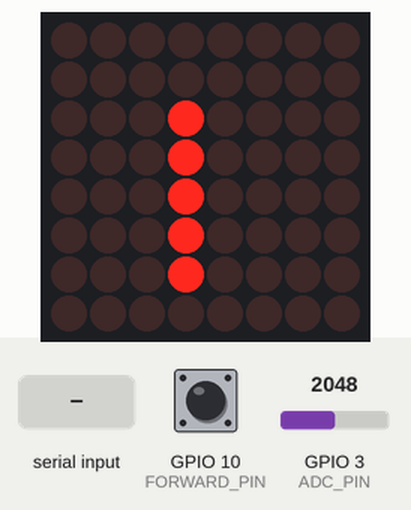
Simulated run of this program. Board: ESP32-S3. Parts: 8×8 LED matrix. Wiring (inferred from the names in the program): MAX7219 LED driver (orientation assumed): data GPIO 6; clock GPIO 4; CS GPIO 5. Inputs (shaded band) come from the test bench; at power-on: GPIO 10 (FORWARD_PIN) HIGH, GPIO 3 (ADC_PIN) = 2048 (analog values on the 0–4095 scale). Random numbers use the default seed unless the program sets one; EEPROM starts erased; what the program prints to the serial monitor is not drawn.

Above: at 1.2 s.
1.3 s: "BEGIN\n" received over Serial
At 2.6 s:
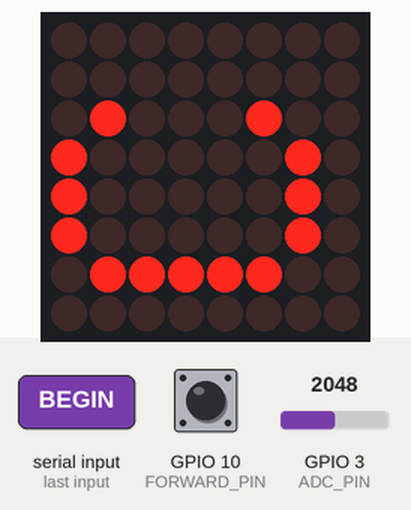
2.9 s: GPIO 10 (FORWARD_PIN) pulled LOW for 0.15 s
4.5 s: "CAP \n" received over Serial
6.0 s: "SET \n" received over Serial
Timing chart, 0 to 8.5 s (numbered marks = the images above; inputs shaded):
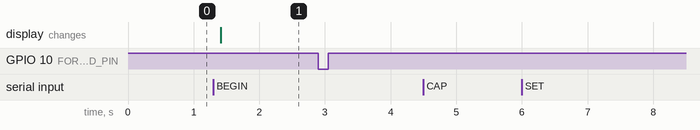

Measured:
- after the input at 1.3 s, the display: changes after 0.11 s (image 1)
- after the input at 2.9 s, every drawn part: stays the same
- after the input at 4.5 s, every drawn part: stays the same
- after the input at 6.0 s, every drawn part: stays the same

The program:

main.cpp
```cpp
#include <Arduino.h>
#include "matrix_display.h"
#include <Preferences.h>
#include <esp_system.h>
#ifdef JR_USE_AS5600
#include "as5600_input.h"
#endif

// 2026-10-21: validated matrix pins 6/5/4; potentiometer wiper GPIO3.
constexpr int ADC_PIN = 3;
constexpr int FORWARD_PIN = 10;
bool forwardRaw = false, forwardPressed = false;
uint32_t forwardChangedAt = 0, forwardCount = 0;
// Real EB/B8 centers are 16 ADC counts apart; keep a 12-count floor.
constexpr int COUNT = 15, MIN_GAP = 12;
const char *const names[COUNT] = {
    "EB", "B8", "B7", "B6", "B5", "B4", "B3", "B2", "B1", "N",
    "P1", "P2", "P3", "P4", "P5"
};
struct Calibration {
    uint32_t magic;
#ifdef JR_USE_AS5600
    uint16_t origin;
#endif
    uint16_t centers[COUNT];
};
#ifdef JR_USE_AS5600
constexpr uint32_t MAGIC = 0x4a520201;
const char *const CAL_NAMESPACE = "jr-as56", *const SOURCE = "AS5600";
#else
constexpr uint32_t MAGIC = 0x4a520101;
const char *const CAL_NAMESPACE = "jr-m3", *const SOURCE = "ADC";
#endif
Calibration saved{}, pending{};
uint16_t captured = 0, rawAdc = 0, filtered = 0;
bool calibrated = false, collecting = false, filterReady = false;
bool positionValid = true, sensorFaultPending = false;
uint8_t sensorStatus = 0;
int notch = -1;
uint32_t bootId, sequence = 0, sampleAt = 0, reportAt = 0, displayAt = 0;
char command[64]; size_t commandLen = 0;
bool discardLine = false;
Preferences prefs;

bool validCalibration(const Calibration &c) {
    if (c.magic != MAGIC) return false;
    int direction = c.centers[1] > c.centers[0] ? 1 : -1;
    for (int i = 0; i < COUNT; ++i) if (c.centers[i] > 4095) return false;
    for (int i = 1; i < COUNT; ++i)
        if (direction * (int(c.centers[i]) - int(c.centers[i-1])) < MIN_GAP) return false;
#ifdef JR_USE_AS5600
    return c.origin <= 4095;
#else
    return abs(int(c.centers[COUNT-1]) - int(c.centers[0])) >= 500;
#endif
}

void ack(const char *message) {
    Serial.printf("{\"v\":1,\"type\":\"ack\",\"message\":\"%s\"}\n", message);
}

void scanDisplay() {
#ifdef JR_USE_AS5600
    Serial.println("{\"v\":1,\"type\":\"display\",\"driver\":\"MAX7219\",\"din\":6,\"cs\":5,\"clk\":4,\"sensor\":\"AS5600\",\"sda\":7,\"scl\":15,\"readback\":false}");
#else
    // MAX7219 has no readback; this reports configuration, not detected hardware.
    Serial.println("{\"v\":1,\"type\":\"display\",\"driver\":\"MAX7219\",\"din\":6,\"cs\":5,\"clk\":4,\"adc_pin\":3,\"readback\":false}");
#endif
}

void runCommand(char *s) {
    if (!strcmp(s, "BEGIN")) {
        collecting = true; captured = 0; pending = {}; pending.magic = MAGIC; notch = -1;
        ack("calibration_started");
    } else if (!strncmp(s, "CAP ", 4)) {
        if (!collecting || !filterReady) { ack("error_begin_first"); return; }
        int index = -1;
        for (int i = 0; i < COUNT; ++i) if (!strcmp(s+4, names[i])) index = i;
        if (index < 0) { ack("error_notch_name"); return; }
#ifdef JR_USE_AS5600
        uint16_t first, next;
        if (!readAS5600(first, sensorStatus)) { sensorFaultPending = true; ack("error_sensor_invalid"); return; }
        int32_t sum = 0;
        for (int i = 0; i < 16; ++i) {
            if (!readAS5600(next, sensorStatus)) { sensorFaultPending = true; ack("error_sensor_invalid"); return; }
            sum += angleDelta(first, next);
        }
        pending.centers[index] = (int(first) + int(lroundf(sum/16.0f)) + 4096) & 4095;
#else
        // Operator holds the detent still; average samples without changing GPIO direction.
        uint32_t sum = 0;
        for (int i = 0; i < 32; ++i) sum += analogRead(ADC_PIN);
        pending.centers[index] = (sum + 16) / 32;
#endif
        captured |= uint16_t(1U << index);
        Serial.printf("{\"v\":1,\"type\":\"capture\",\"notch\":\"%s\",\"adc\":%u,\"mask\":%u}\n",
                      names[index], pending.centers[index], captured);
    } else if (!strncmp(s, "SET ", 4)) {
#ifdef JR_USE_AS5600
        ack("error_as5600_use_physical_capture"); return;
#else
        // Restore a measured backup after flashing; SAVE still validates all 15 points.
        if (!collecting) { ack("error_begin_first"); return; }
        char name[8], extra; unsigned int value;
        if (sscanf(s+4, "%7s %u %c", name, &value, &extra) != 2 || value > 4095) {
            ack("error_restore_value"); return;
        }
        int index = -1;
        for (int i = 0; i < COUNT; ++i) if (!strcmp(name, names[i])) index = i;
        if (index < 0) { ack("error_notch_name"); return; }
        pending.centers[index] = value; captured |= uint16_t(1U << index);
        ack("center_restored");
#endif
    } else if (!strcmp(s, "SAVE")) {
        if (!collecting || captured != 0x7fff) { ack("error_capture_all_15"); return; }
        Calibration candidate = pending;
#ifdef JR_USE_AS5600
        if (!normalizeAngles(pending.centers, candidate.centers, candidate.origin)) {
            ack("error_angles_need_ordered_15_positions_spacing12"); return;
        }
#endif
        if (!validCalibration(candidate)) { ack("error_centers_need_monotonic_spacing12_span500"); return; }
        if (!prefs.begin(CAL_NAMESPACE, false)) { ack("error_nvs_open"); return; }
        size_t written = prefs.putBytes("cal", &candidate, sizeof(candidate)); prefs.end();
        if (written != sizeof(pending)) { ack("error_nvs_write"); return; }
        saved = candidate; calibrated = true; collecting = false; notch = -1;
        ack("calibration_saved");
    } else if (!strcmp(s, "CANCEL")) {
        collecting = false; notch = -1; ack("calibration_cancelled");
    } else if (!strcmp(s, "DUMP")) {
        const Calibration &c = collecting ? pending : saved;
        for (int i = 0; i < COUNT; ++i)
            Serial.printf("{\"v\":1,\"type\":\"center\",\"notch\":\"%s\",\"adc\":%u}\n",names[i],c.centers[i]);
    } else if (!strcmp(s, "SCAN")) {
        scanDisplay();
    } else ack("error_unknown_command");
}

void sample() {
#ifdef JR_USE_AS5600
    positionValid = readAS5600(rawAdc, sensorStatus);
    if (!positionValid) {
        sensorFaultPending = true; filterReady = false; notch = -1; return;
    }
    static float ema = 0;
    if (!filterReady) { ema = rawAdc; filterReady = true; }
    ema += 0.25f * angleDelta(uint16_t(ema + 0.5f) & 4095, rawAdc);
    if (ema < 0) ema += 4096;
    if (ema >= 4096) ema -= 4096;
    uint16_t circular = uint16_t(ema + 0.5f) & 4095;
    filtered = calibrated && !collecting ? anglePosition(circular, saved.origin) : circular;
#else
    uint32_t sum = 0;
    for (int i = 0; i < 8; ++i) sum += analogRead(ADC_PIN);
    rawAdc = (sum+4)/8;
    static float ema = 0;
    if (!filterReady) { ema = rawAdc; filterReady = true; }
    ema += 0.25f * (float(rawAdc) - ema);
    filtered = uint16_t(ema + 0.5f);
#endif
    if (!calibrated || collecting) { notch = -1; return; }
    // Boundaries from adjacent measured centers, with 10% gap hysteresis.
    const int direction = saved.centers[1] > saved.centers[0] ? 1 : -1;
    const int value = direction * int(filtered);
    if (notch < 0) {
        notch = 0;
        for (int i = 1; i < COUNT; ++i)
            if (value > direction * (int(saved.centers[i])+saved.centers[i-1])/2) notch = i;
    }
    while (notch < COUNT-1) {
        int a = direction*int(saved.centers[notch]), b = direction*int(saved.centers[notch+1]);
        if (value <= (a+b)/2 + max(3,(b-a)/10)) break;
        ++notch;
    }
    while (notch > 0) {
        int a = direction*int(saved.centers[notch-1]), b = direction*int(saved.centers[notch]);
        if (value >= (a+b)/2 - max(3,(b-a)/10)) break;
        --notch;
    }
}

void setup() {
#ifndef JR_USE_AS5600
    pinMode(ADC_PIN, INPUT);
#endif
    pinMode(FORWARD_PIN, INPUT_PULLUP);
    forwardRaw = forwardPressed = digitalRead(FORWARD_PIN) == LOW;
    matrixBegin();
    Serial.begin(115200); bootId = esp_random();
#ifdef JR_USE_AS5600
    if (!angleSelfTest()) { ack("error_angle_selftest"); while (true) delay(1000); }
    ack("angle_selftest_passed");
    Wire.begin(AS5600_SDA, AS5600_SCL, 100000); Wire.setTimeOut(10);
    positionValid = false;
#else
    analogReadResolution(12); analogSetPinAttenuation(ADC_PIN, ADC_11db);
#endif
    scanDisplay();
    if (prefs.begin(CAL_NAMESPACE, true)) {
        if (prefs.getBytesLength("cal") == sizeof(saved)) prefs.getBytes("cal", &saved, sizeof(saved));
        prefs.end();
    }
    calibrated = validCalibration(saved);
#ifdef JR_USE_AS5600
    ack("jr_as5600_ready_sda7_scl15_din6_cs5_clk4");
#else
    ack("jr_matrix_ready_adc3_din6_cs5_clk4");
#endif
}

void loop() {
    // Bounded command parser: no blocking readString()/readBytesUntil().
    for (int n = 0; n < 96 && Serial.available(); ++n) {
        char c = char(Serial.read());
        if (c == '\r') continue;
        if (c == '\n') {
            if (!discardLine && commandLen) { command[commandLen] = 0; runCommand(command); }
            commandLen = 0; discardLine = false;
        } else if (!discardLine) {
            if (commandLen < sizeof(command)-1) command[commandLen++] = c;
            else { commandLen = 0; discardLine = true; }
        }
    }
    uint32_t now = millis();
    bool pressed = digitalRead(FORWARD_PIN) == LOW;
    if (pressed != forwardRaw) { forwardRaw = pressed; forwardChangedAt = now; }
    if (forwardRaw != forwardPressed && uint32_t(now-forwardChangedAt) >= 30) {
        forwardPressed = forwardRaw;
        if (forwardPressed) ++forwardCount;
    }
    if (uint32_t(now-sampleAt) >= 5) { sampleAt = now; sample(); }
    if (uint32_t(now-reportAt) >= 20) {
        reportAt = now;
        const bool healthy = positionValid && !sensorFaultPending;
        const bool ready = calibrated && !collecting && notch >= 0 && healthy;
        Serial.printf("{\"v\":1,\"type\":\"state\",\"boot\":%lu,\"seq\":%lu,\"ms\":%lu,\"raw\":%u,\"adc\":%u,\"calibrated\":%s,\"notch\":\"%s\",\"forward_pressed\":%s,\"forward_count\":%lu,\"sensor\":\"%s\",\"sensor_ok\":%s}\n",
            (unsigned long)bootId, (unsigned long)sequence++, (unsigned long)now,
            rawAdc, filtered, ready ? "true":"false", ready ? names[notch]:"--",
            forwardPressed ? "true":"false", (unsigned long)forwardCount, SOURCE, healthy ? "true":"false");
        sensorFaultPending = false;
    }
    if (uint32_t(now-displayAt) >= 100) {
        displayAt = now;
        matrixShow(!positionValid ? "--" : (collecting ? "C" : (notch >= 0 ? names[notch] : "--")));
    }
}
```

matrix_display.h
```cpp
#pragma once
#include <Arduino.h>
constexpr uint8_t DIN_PIN = 6, CS_PIN = 5, CLK_PIN = 4;
constexpr uint8_t BRIGHTNESS = 2, ROTATION = 0;
constexpr bool MIRROR_X = false;
void writeRegister(uint8_t address, uint8_t value) {
    digitalWrite(CS_PIN, LOW);
    shiftOut(DIN_PIN, CLK_PIN, MSBFIRST, address);
    shiftOut(DIN_PIN, CLK_PIN, MSBFIRST, value);
    digitalWrite(CS_PIN, HIGH);
}


constexpr uint8_t DIGITS[9][5] = {
    {0x00, 0x42, 0x7f, 0x40, 0x00},
    {0x42, 0x61, 0x51, 0x49, 0x46},
    {0x21, 0x41, 0x45, 0x4b, 0x31},
    {0x18, 0x14, 0x12, 0x7f, 0x10},
    {0x27, 0x45, 0x45, 0x45, 0x39},
    {0x3c, 0x4a, 0x49, 0x49, 0x30},
    {0x01, 0x71, 0x09, 0x05, 0x03},
    {0x36, 0x49, 0x49, 0x49, 0x36},
    {0x06, 0x49, 0x49, 0x29, 0x1e}
};

inline void matrixFrame(const char *text, uint8_t (&rows)[8]) {
    memset(rows,0,8);
    bool brake=text[0]=='B' && text[1]>='1' && text[1]<='8' && text[2]==0;
    bool power=text[0]=='P' && text[1]>='1' && text[1]<='5' && text[2]==0;
    uint8_t columns[5]={};
    if(brake || power) memcpy(columns,DIGITS[text[1]-'1'],5);
    else if(!strcmp(text,"N")) {uint8_t g[]={0x7f,2,4,8,0x7f};memcpy(columns,g,5);}
    else if(!strcmp(text,"EB")) {uint8_t g[]={0x7f,0x49,0x49,0x49,0x41};memcpy(columns,g,5);}
    else if(!strcmp(text,"C")) {uint8_t g[]={0x3e,0x41,0x41,0x41,0x22};memcpy(columns,g,5);}
    else {for(int i=0;i<5;++i) columns[i]=8;}
    auto pixel=[&](int x,int y) {
        if(MIRROR_X) x=7-x;
        for(uint8_t r=0;r<ROTATION%4;++r) {int previousX=x;x=7-y;y=previousX;}
        rows[y]|=uint8_t(0x80U>>x);
    };
    for(int col=0;col<5;++col) for(int y=0;y<7;++y)
        if(columns[col] & (1U<<y)) pixel(col+1,y);
    // Separate bottom-right LED identifies B1..B8; clear for power, N and E.
    if(brake) pixel(7,7);
}
inline void matrixShow(const char *text) {
    uint8_t rows[8]; matrixFrame(text,rows);
    static uint8_t previous[8]={};
    static bool first=true;
    for(uint8_t row=0;row<8;++row) if(first || rows[row]!=previous[row]) {
        writeRegister(row+1,rows[row]); previous[row]=rows[row];
    }
    first=false;
}
inline void matrixBegin() {
    digitalWrite(CS_PIN,HIGH); digitalWrite(CLK_PIN,LOW); digitalWrite(DIN_PIN,LOW);
    pinMode(CS_PIN,OUTPUT); pinMode(CLK_PIN,OUTPUT); pinMode(DIN_PIN,OUTPUT);
    writeRegister(0x0c,0); writeRegister(0x0f,0); writeRegister(0x09,0);
    writeRegister(0x0b,7); writeRegister(0x0a,BRIGHTNESS);
    for(uint8_t row=1;row<=8;++row) writeRegister(row,0);
    matrixShow("--"); writeRegister(0x0c,1);
}
```
